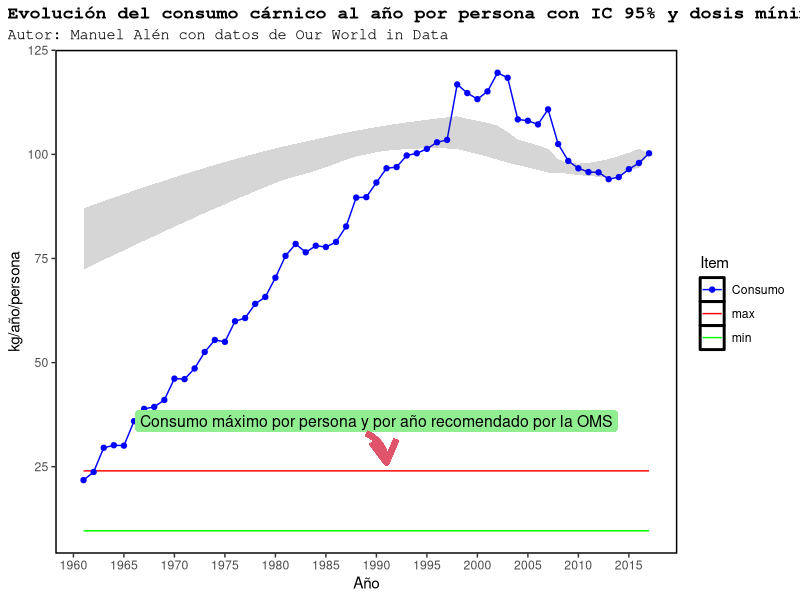

This figure's R source:
library(readxl)
library(ggplot2)
setwd("C:/algo/AprenderR/meta-analisis")



carnesita <- read_excel('carnesita.xlsx',
                     sheet = 'Españita',
                     col_names = TRUE)


df_carnseita <- data.frame(Año<-c(carnesita$Año),
                           Consumo<-c(carnesita$kg_aper),
                           limiteInferior<-c(carnesita$`lim inf`),
                           limiteSuperior<-c(carnesita$`lim sup`),
                           minimoRecomendado<-c(carnesita$Minimo_Recomendado),
                           maximoRecomendado<-c(carnesita$Máximo_Recomendado))


colnames(df_carnseita)<-c("Año","Consumo","LimiteInferior","LimiteSuperior",
                          "MinimoRecomendado","MaximoRecomendado")

###graficando que es gerundio

ggplot(df_carnseita,aes(x=Año,group = 1))+
  geom_line(aes(y=Consumo,colour="Consumo"))+
  geom_line(aes(y=minimoRecomendado,colour="min"))+
  geom_line(aes(y=maximoRecomendado,colour="max"))+
  geom_ribbon(aes(ymin=limiteInferior,ymax=limiteSuperior),alpha=0.2)+
  theme(panel.background = element_rect(color = "black", # Border color
                                        size = 1, fill = "#FFFFFF"),
        panel.grid.major = element_blank(),
        panel.grid.minor = element_blank(),
        plot.title = element_text(family = "mono", face = "bold"),
        plot.subtitle = element_text(family = "mono"),
        plot.title.position = "plot" )+
  geom_point(aes(y = Consumo, colour = "Consumo"))+
  labs(title = "Evolución del consumo cárnico al año por persona con IC 95% y dosis mínima y máxima recomendada", 
       y="kg/año/persona",
       subtitle = "Autor: Manuel Alén con datos de Our World in Data")+
  scale_color_manual("Item",
                     values= c("Consumo" = "blue","min" = "green", 
                               "max"="red"))+
  scale_x_continuous(n.breaks=length(carnesita$Año)/5)+
  geom_label(aes(x = 1990, y = 36, label = "Consumo máximo por persona y por año recomendado por la OMS"),
             fill = "lightgreen", label.size = NA, size = 4)+
  geom_curve(x = 1989, y = 33,xend = 1991, yend = 26,color = 2,arrow = arrow(),curvature = -0.3, 
             angle = 90,
             size = 1.9)
